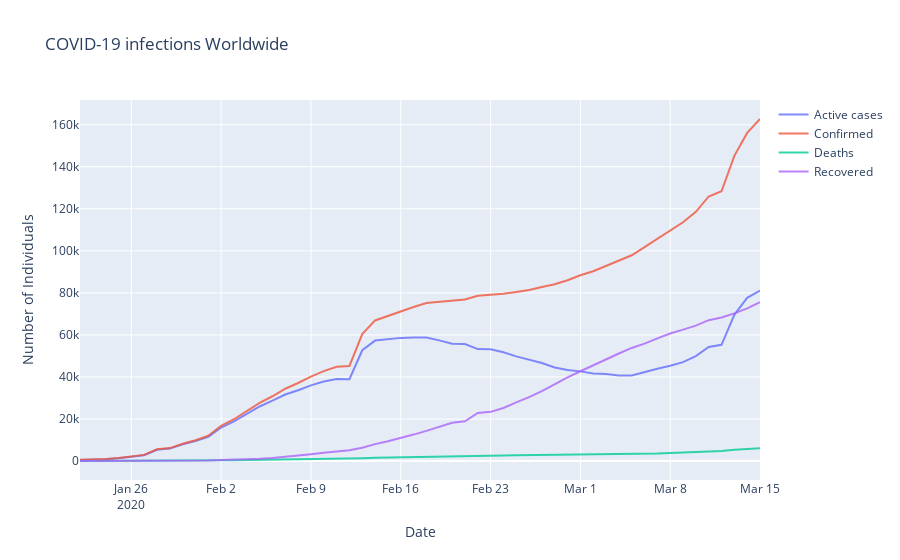

The cell this chart's notebook holds for it:
### Code cell
print('Fatality rate: {:.2f}%'.format(100 *
                                     df[df['date'] == df['date'].iloc[-1]]['Deaths'].sum() /
                                     df[df['date'] == df['date'].iloc[-1]]['Confirmed'].sum()))

fig = go.Figure()
fig.add_trace(go.Scatter(
                x=df.groupby('date')['date'].first(),
                y=df.groupby('date')['Active'].sum(),
                name="Active cases",
                opacity=0.8))

fig.add_trace(go.Scatter(
                x=df.groupby('date')['date'].first(),
                y=df.groupby('date')['Confirmed'].sum(),
                name="Confirmed",
                opacity=0.8))

fig.add_trace(go.Scatter(
                x=df.groupby('date')['date'].first(),
                y=df.groupby('date')['Deaths'].sum(),
                name="Deaths",
                opacity=0.8))

fig.add_trace(go.Scatter(
                x=df.groupby('date')['date'].first(),
                y=df.groupby('date')['Recovered'].sum(),
                name="Recovered",
                opacity=0.8))

fig.update_layout(title="COVID-19 infections Worldwide",
                  xaxis_title="Date",
                  yaxis_title="Number of Individuals")

fig.show()
